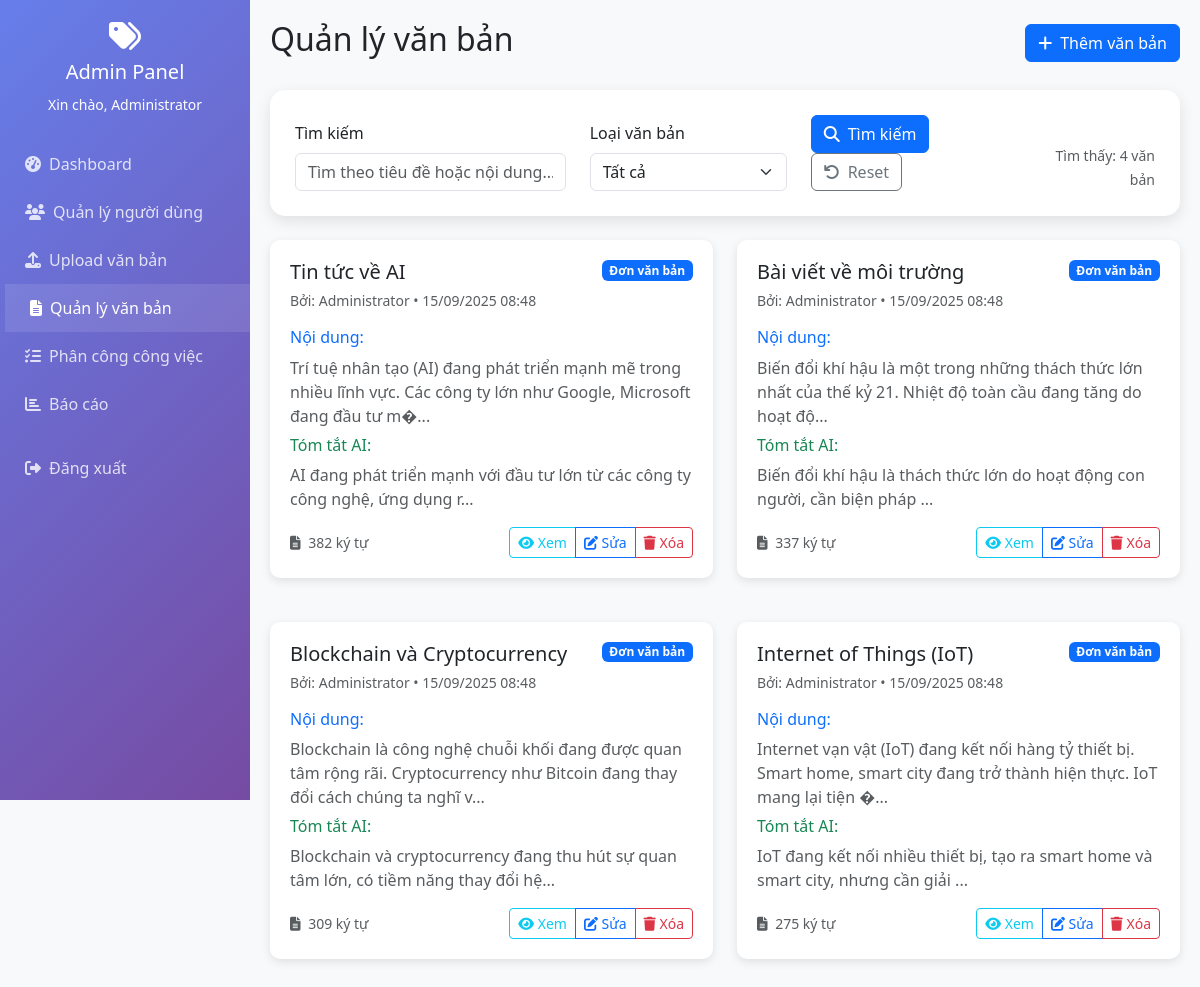
The app's page /admin/documents.php (signed in) with its own data.
### tables this page shows
CREATE TABLE documents (
    id INT AUTO_INCREMENT PRIMARY KEY,
    title VARCHAR(255) NOT NULL,
    content TEXT NOT NULL,
    ai_summary TEXT NOT NULL,
    type ENUM('single', 'multi') DEFAULT 'single',
    group_title VARCHAR(255) NULL,
    group_description TEXT NULL,
    group_summary TEXT NULL,
    uploaded_by INT NOT NULL,
    status ENUM('active', 'inactive') DEFAULT 'active',
    created_at TIMESTAMP DEFAULT CURRENT_TIMESTAMP,
    updated_at TIMESTAMP DEFAULT CURRENT_TIMESTAMP ON UPDATE CURRENT_TIMESTAMP,
    FOREIGN KEY (uploaded_by) REFERENCES users(id) ON DELETE CASCADE
);

CREATE TABLE users (
    id INT AUTO_INCREMENT PRIMARY KEY,
    username VARCHAR(50) UNIQUE NOT NULL,
    password VARCHAR(255) NOT NULL,
    full_name VARCHAR(100) NOT NULL,
    email VARCHAR(100),
    role ENUM('admin', 'labeler', 'reviewer') NOT NULL,
    status ENUM('active', 'inactive') DEFAULT 'active',
    created_at TIMESTAMP DEFAULT CURRENT_TIMESTAMP,
    updated_at TIMESTAMP DEFAULT CURRENT_TIMESTAMP ON UPDATE CURRENT_TIMESTAMP
);

### includes/auth.php (called while the page is built, shortened)
<?php
function isLoggedIn() {
    return isset($_SESSION['user_id']) && isset($_SESSION['role']);
}
function getCurrentUser() {
    return [
        'id' => $_SESSION['user_id'],
        'username' => $_SESSION['username'] ?? '',
        'role' => $_SESSION['role'],
        'full_name' => $_SESSION['full_name'] ?? ''
    ];
}
?>

### admin/documents.php (the view, shortened to what this page needs)
<?php
require_once '../includes/auth.php';
$database = new Database();
$db = $database->getConnection();
$current_user = getCurrentUser();
$page = isset($_GET['page']) ? intval($_GET['page']) : 1;
$limit = 10;
$offset = ($page - 1) * $limit;
$search = isset($_GET['search']) ? trim($_GET['search']) : '';
try {
    $where_conditions = ["d.status = 'active'"];
    $params = [];
    $where_clause = implode(' AND ', $where_conditions);
    $count_query = "SELECT COUNT(*) as total FROM documents d WHERE $where_clause";
    $stmt = $db->prepare($count_query);
    $stmt->execute($params);
    $total_records = $stmt->fetch(PDO::FETCH_ASSOC)['total'];
    $query = "SELECT d.*, u.full_name as uploaded_by_name
              FROM documents d
              JOIN users u ON d.uploaded_by = u.id
              WHERE $where_clause
              ORDER BY d.created_at DESC
              LIMIT $limit OFFSET $offset";
    $stmt = $db->prepare($query);
    $stmt->execute($params);
    $documents = $stmt->fetchAll(PDO::FETCH_ASSOC);
} catch (Exception $e) {
    $error_message = 'Lỗi khi lấy danh sách văn bản: ' . $e->getMessage();
    $documents = [];
    $total_pages = 1;
}
?>
<!DOCTYPE html>
<html lang="vi">
<head>
    <link href="https://cdnjs.cloudflare.com/ajax/libs/bootstrap/5.3.0/css/bootstrap.min.css" rel="stylesheet">
    <link href="https://cdnjs.cloudflare.com/ajax/libs/font-awesome/6.4.0/css/all.min.css" rel="stylesheet">
</head>
<body>
    <nav class="sidebar">
        <div class="text-center text-white mb-4">
            <i class="fas fa-tags fa-2x mb-2"></i>
            <h5>Admin Panel</h5>
            <small>Xin chào, <?php echo htmlspecialchars($current_user['full_name']); ?></small>
        </div>
        <ul class="nav flex-column">
            <li class="nav-item">
                <a class="nav-link" href="dashboard.php">
                    <i class="fas fa-tachometer-alt me-2"></i>Dashboard
                </a>
            </li>
            <li class="nav-item">
                <a class="nav-link" href="users.php">
                    <i class="fas fa-users me-2"></i>Quản lý người dùng
                </a>
            </li>
            <li class="nav-item">
                <a class="nav-link" href="upload.php">
                    <i class="fas fa-upload me-2"></i>Upload văn bản
                </a>
            </li>
            <li class="nav-item">
                <a class="nav-link active" href="documents.php">
                    <i class="fas fa-file-text me-2"></i>Quản lý văn bản
                </a>
            </li>
            <li class="nav-item">
                <a class="nav-link" href="assignments.php">
                    <i class="fas fa-tasks me-2"></i>Phân công công việc
                </a>
            </li>
            <li class="nav-item">
                <a class="nav-link" href="reports.php">
                    <i class="fas fa-chart-bar me-2"></i>Báo cáo
                </a>
            </li>
            <li class="nav-item mt-3">
                <a class="nav-link" href="../logout.php">
                    <i class="fas fa-sign-out-alt me-2"></i>Đăng xuất
                </a>
            </li>
        </ul>
    </nav>
    <div class="main-content">
        <div class="d-flex justify-content-between align-items-center mb-4">
            <h2 class="text-dark">Quản lý văn bản</h2>
            <a href="upload.php" class="btn btn-primary">
                <i class="fas fa-plus me-2"></i>Thêm văn bản
            </a>
        </div>
        <div class="content-card mb-4">
            <form method="GET" class="row align-items-end">
                <div class="col-md-4">
                    <label class="form-label">Tìm kiếm</label>
                    <input type="text" class="form-control" name="search"
                           value="<?php echo htmlspecialchars($search); ?>"
                           placeholder="Tìm theo tiêu đề hoặc nội dung...">
                </div>
                <div class="col-md-3">
                    <label class="form-label">Loại văn bản</label>
                    <select class="form-select" name="type">
                        <option value="">Tất cả</option>
                    </select>
                </div>
                <div class="col-md-3">
                    <button type="submit" class="btn btn-primary">
                        <i class="fas fa-search me-2"></i>Tìm kiếm
                    </button>
                    <a href="documents.php" class="btn btn-outline-secondary">
                        <i class="fas fa-undo me-2"></i>Reset
                    </a>
                </div>
                <div class="col-md-2 text-end">
                    <small class="text-muted">
                        Tìm thấy: <?php echo $total_records; ?> văn bản
                    </small>
                </div>
            </form>
        </div>
        <div class="row">
            <?php if (empty($documents)): ?>
                <div class="col-12">
                    <div class="content-card text-center">
                        <i class="fas fa-inbox fa-3x text-muted mb-3"></i>
                        <h5>Không có văn bản nào</h5>
                        <p class="text-muted">Chưa có văn bản nào được upload hoặc không tìm thấy kết quả phù hợp.</p>
                        <a href="upload.php" class="btn btn-primary">
                            <i class="fas fa-plus me-2"></i>Upload văn bản đầu tiên
                        </a>
                    </div>
                </div>
            <?php else: ?>
                <?php foreach ($documents as $doc): ?>
                    <div class="col-lg-6 mb-4">
                        <div class="document-card">
                            <div class="d-flex justify-content-between align-items-start mb-3">
                                <div>
                                    <h5 class="mb-1"><?php echo htmlspecialchars($doc['title']); ?></h5>
                                    <small class="text-muted">
                                        Bởi: <?php echo htmlspecialchars($doc['uploaded_by_name']); ?> •
                                        <?php echo date('d/m/Y H:i', strtotime($doc['created_at'])); ?>
                                    </small>
                                </div>
                                <span class="badge <?php echo $doc['type'] == 'single' ? 'bg-primary' : 'bg-success'; ?>">
                                    <?php echo $doc['type'] == 'single' ? 'Đơn văn bản' : 'Đa văn bản'; ?>
                                </span>
                            </div>
                            <div class="mb-3">
                                <h6 class="text-primary">Nội dung:</h6>
                                <p class="text-muted mb-2">
                                    <?php echo htmlspecialchars(substr(strip_tags($doc['content']), 0, 150)); ?>...
                                </p>
                                <h6 class="text-success">Tóm tắt AI:</h6>
                                <p class="text-muted">
                                    <?php echo htmlspecialchars(substr(strip_tags($doc['ai_summary']), 0, 100)); ?>...
                                </p>
                            </div>
                            <div class="d-flex justify-content-between align-items-center">
                                <div class="text-muted small">
                                    <i class="fas fa-file-text me-1"></i>
                                    <?php echo number_format(strlen($doc['content'])); ?> ký tự
                                </div>
                                <div class="btn-group btn-group-sm">
                                    <button class="btn btn-outline-info" onclick="viewDocument(<?php echo htmlspecialchars(json_encode($doc)); ?>)">
                                        <i class="fas fa-eye"></i> Xem
                                    </button>
                                    <button class="btn btn-outline-primary" onclick="editDocument(<?php echo htmlspecialchars(json_encode($doc)); ?>)">
                                        <i class="fas fa-edit"></i> Sửa
                                    </button>
                                    <button class="btn btn-outline-danger" onclick="deleteDocument(<?php echo $doc['id']; ?>)">
                                        <i class="fas fa-trash"></i> Xóa
                                    </button>
                                </div>
                            </div>
                        </div>
                    </div>
                <?php endforeach; ?>
            <?php endif; ?>
        </div>
    </div>
</body>
</html>

### admin/documents.php (style rules this page uses)
body { background: #f8f9fa; font-family: 'Segoe UI', sans-serif; }
.sidebar { background: linear-gradient(135deg, #667eea 0%, #764ba2 100%); min-height: 100vh; position: fixed; left: 0; top: 0; width: 250px; padding: 20px 0; z-index: 1000; }
.main-content { margin-left: 250px; padding: 20px; }
.nav-link { color: rgba(255,255,255,0.8); padding: 12px 25px; border-radius: 0; transition: all 0.3s ease; }
.nav-link:hover, .nav-link.active { background: rgba(255,255,255,0.1); color: white; transform: translateX(5px); }
.content-card { background: white; border-radius: 15px; padding: 25px; box-shadow: 0 5px 15px rgba(0,0,0,0.1); border: none; }
.document-card { background: white; border-radius: 10px; padding: 20px; box-shadow: 0 3px 10px rgba(0,0,0,0.1); margin-bottom: 20px; transition: transform 0.3s ease; }

### records on screen
documents: title "Tin tức về AI", uploaded_by.full_name "Administrator", created_at "15/09/2025 08:48", type "Đơn văn bản", content "Trí tuệ nhân tạo (AI) đang phát triển mạnh mẽ trong nhiều lĩnh vực. Các công ty lớn như Google, Microsoft đang đầu tư m�", ai_summary "AI đang phát triển mạnh với đầu tư lớn từ các công ty công nghệ, ứng dụng r", content "382"
documents: title "Bài viết về môi trường", uploaded_by.full_name "Administrator", created_at "15/09/2025 08:48", type "Đơn văn bản", content "Biến đổi khí hậu là một trong những thách thức lớn nhất của thế kỷ 21. Nhiệt độ toàn cầu đang tăng do hoạt độ", ai_summary "Biến đổi khí hậu là thách thức lớn do hoạt động con người, cần biện pháp", content "337"
documents: title "Blockchain và Cryptocurrency", uploaded_by.full_name "Administrator", created_at "15/09/2025 08:48", type "Đơn văn bản", content "Blockchain là công nghệ chuỗi khối đang được quan tâm rộng rãi. Cryptocurrency như Bitcoin đang thay đổi cách chúng ta nghĩ v", ai_summary "Blockchain và cryptocurrency đang thu hút sự quan tâm lớn, có tiềm năng thay đổi hệ", content "309"
documents: title "Internet of Things (IoT)", uploaded_by.full_name "Administrator", created_at "15/09/2025 08:48", type "Đơn văn bản", content "Internet vạn vật (IoT) đang kết nối hàng tỷ thiết bị. Smart home, smart city đang trở thành hiện thực. IoT mang lại tiện �", ai_summary "IoT đang kết nối nhiều thiết bị, tạo ra smart home và smart city, nhưng cần giải", content "275"

### other values on screen
$current_user['full_name'] "Administrator"
$total_records "4"
